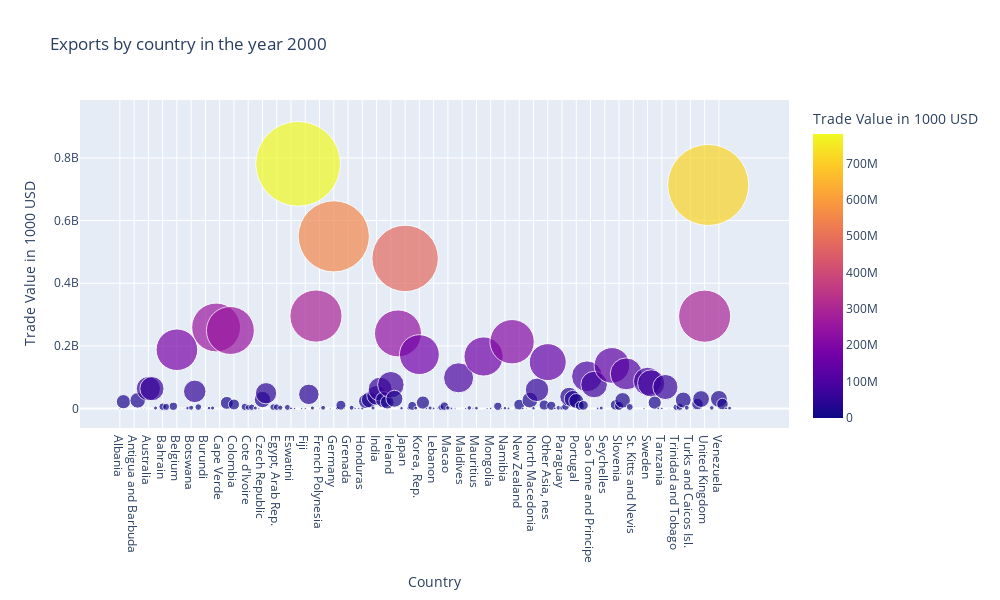
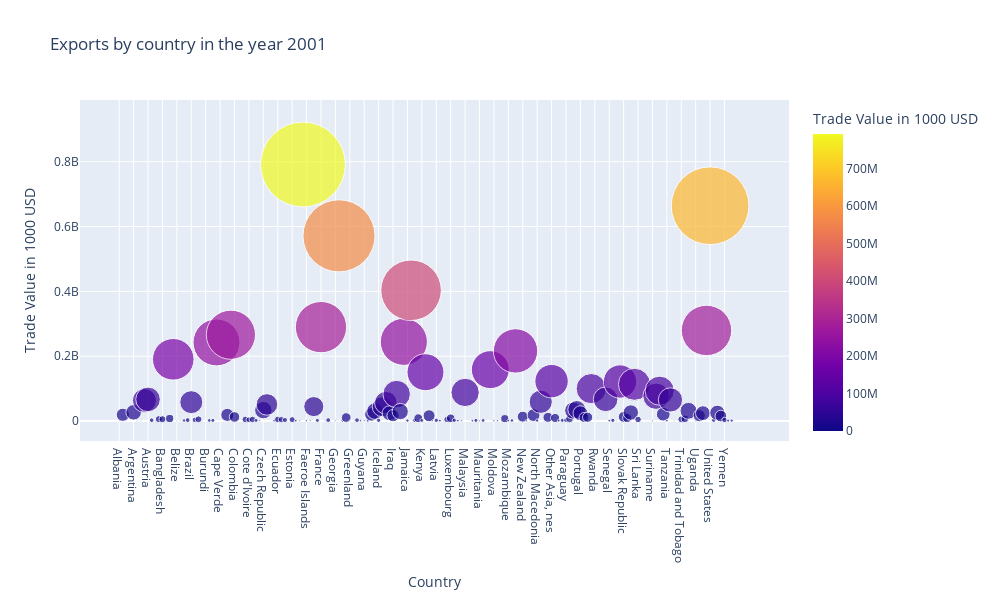
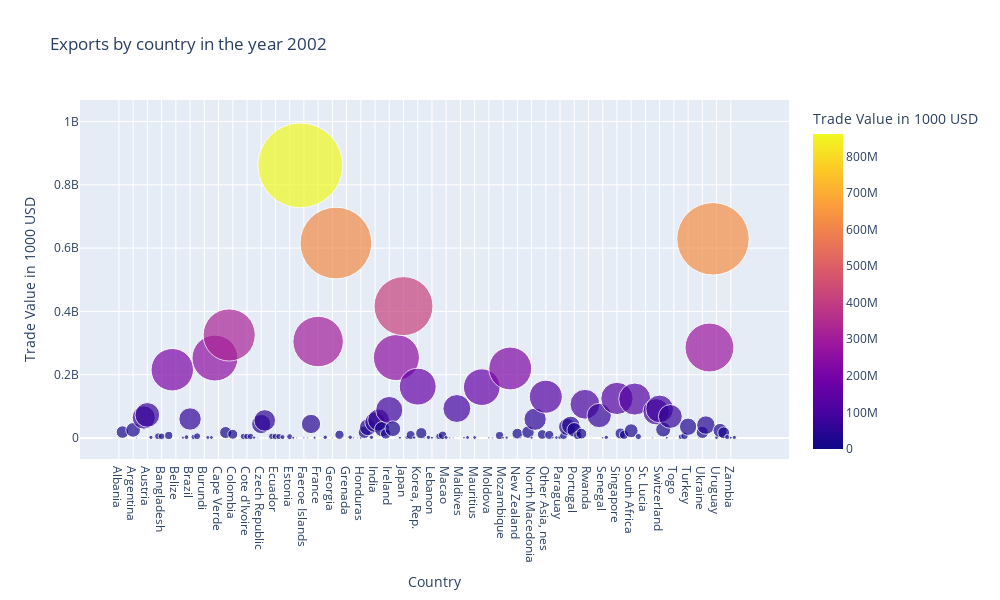
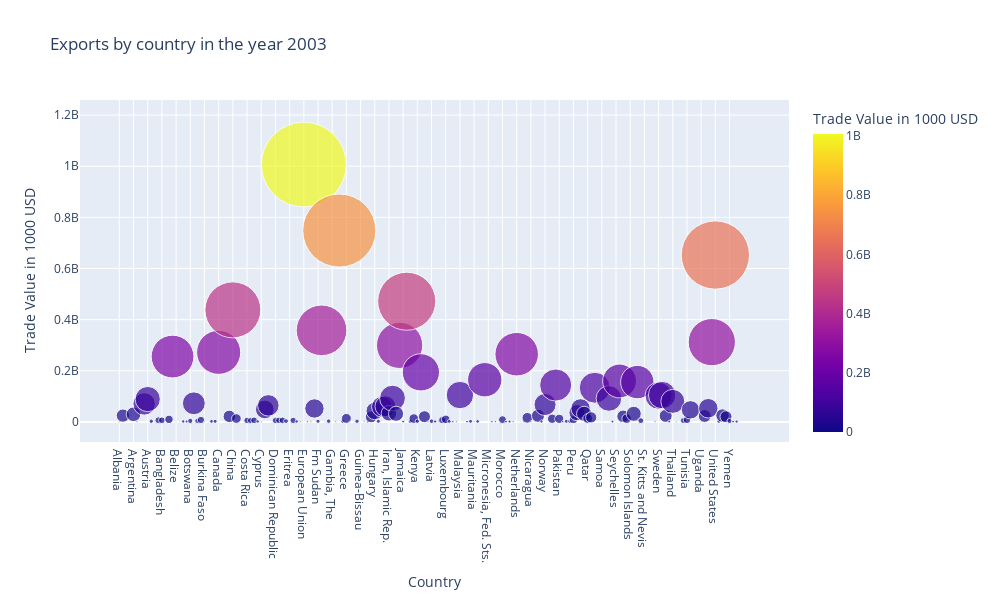

Write notebook code for charts like these, in order.
### Markdown cell above
## 2. 2. 1 World exports 2000 - 2020

### Code cell
for year in range(2000, 2020):

    year_data = df[(df['Year'] == year)]
    
    exports_year = year_data.copy()
    exports_year['TradeFlow'] = 'Export'
    
    fig = px.scatter(exports_year, x='Reporter', y='TradeValue',
                     size='TradeValue',
                     color='TradeValue',
                     hover_name='Reporter', 
                     labels={'TradeValue': 'Trade Value in 1000 USD', 'Reporter': 'Country'},
                     title=f'Exports by country in the year {year}',
                     size_max=60) 
    

    fig.update_layout(width=1000, height=600) 
    fig.show()

pio.write_html(fig, file=f'graphs2/exp/exports_{year}.html', auto_open=False)

### Figure 1 — Plotly figure (JSON) as saved in the notebook; plotly's stock layout.template omitted (floating-point values rounded to 4 significant figures; data arrays with more than 128 entries replaced by an {"elided": "..."} marker saying what was removed)
{"data": [{"hovertemplate": "<b>%{hovertext}</b><br><br>Country=%{x}<br>Trade Value in 1000 USD=%{marker.color}<extra></extra>", "hovertext": {"elided": "172 str values"}, "legendgroup": "", "marker": {"color": {"elided": "172 float values"}, "coloraxis": "coloraxis", "size": {"elided": "172 float values"}, "sizemode": "area", "sizeref": 217000.0, "symbol": "circle"}, "mode": "markers", "name": "", "orientation": "v", "showlegend": false, "type": "scatter", "x": {"elided": "172 str values"}, "xaxis": "x", "y": {"elided": "172 float values"}, "yaxis": "y"}], "layout": {"coloraxis": {"colorbar": {"title": {"text": "Trade Value in 1000 USD"}}, "colorscale": [[0, "#0d0887"], [0.1111, "#46039f"], [0.2222, "#7201a8"], [0.3333, "#9c179e"], [0.4444, "#bd3786"], [0.5556, "#d8576b"], [0.6667, "#ed7953"], [0.7778, "#fb9f3a"], [0.8889, "#fdca26"], [1, "#f0f921"]]}, "height": 600, "legend": {"itemsizing": "constant", "tracegroupgap": 0}, "title": {"text": "Exports by country in the year 2000"}, "width": 1000, "xaxis": {"anchor": "y", "domain": [0, 1], "title": {"text": "Country"}}, "yaxis": {"anchor": "x", "domain": [0, 1], "title": {"text": "Trade Value in 1000 USD"}}}}

### Figure 2 — Plotly figure (JSON) as saved in the notebook; plotly's stock layout.template omitted (floating-point values rounded to 4 significant figures; data arrays with more than 128 entries replaced by an {"elided": "..."} marker saying what was removed)
{"data": [{"hovertemplate": "<b>%{hovertext}</b><br><br>Country=%{x}<br>Trade Value in 1000 USD=%{marker.color}<extra></extra>", "hovertext": {"elided": "171 str values"}, "legendgroup": "", "marker": {"color": {"elided": "171 float values"}, "coloraxis": "coloraxis", "size": {"elided": "171 float values"}, "sizemode": "area", "sizeref": 219900.0, "symbol": "circle"}, "mode": "markers", "name": "", "orientation": "v", "showlegend": false, "type": "scatter", "x": {"elided": "171 str values"}, "xaxis": "x", "y": {"elided": "171 float values"}, "yaxis": "y"}], "layout": {"coloraxis": {"colorbar": {"title": {"text": "Trade Value in 1000 USD"}}, "colorscale": [[0, "#0d0887"], [0.1111, "#46039f"], [0.2222, "#7201a8"], [0.3333, "#9c179e"], [0.4444, "#bd3786"], [0.5556, "#d8576b"], [0.6667, "#ed7953"], [0.7778, "#fb9f3a"], [0.8889, "#fdca26"], [1, "#f0f921"]]}, "height": 600, "legend": {"itemsizing": "constant", "tracegroupgap": 0}, "title": {"text": "Exports by country in the year 2001"}, "width": 1000, "xaxis": {"anchor": "y", "domain": [0, 1], "title": {"text": "Country"}}, "yaxis": {"anchor": "x", "domain": [0, 1], "title": {"text": "Trade Value in 1000 USD"}}}}

### Figure 3 — Plotly figure (JSON) as saved in the notebook; plotly's stock layout.template omitted (floating-point values rounded to 4 significant figures; data arrays with more than 128 entries replaced by an {"elided": "..."} marker saying what was removed)
{"data": [{"hovertemplate": "<b>%{hovertext}</b><br><br>Country=%{x}<br>Trade Value in 1000 USD=%{marker.color}<extra></extra>", "hovertext": {"elided": "174 str values"}, "legendgroup": "", "marker": {"color": {"elided": "174 float values"}, "coloraxis": "coloraxis", "size": {"elided": "174 float values"}, "sizemode": "area", "sizeref": 239200.0, "symbol": "circle"}, "mode": "markers", "name": "", "orientation": "v", "showlegend": false, "type": "scatter", "x": {"elided": "174 str values"}, "xaxis": "x", "y": {"elided": "174 float values"}, "yaxis": "y"}], "layout": {"coloraxis": {"colorbar": {"title": {"text": "Trade Value in 1000 USD"}}, "colorscale": [[0, "#0d0887"], [0.1111, "#46039f"], [0.2222, "#7201a8"], [0.3333, "#9c179e"], [0.4444, "#bd3786"], [0.5556, "#d8576b"], [0.6667, "#ed7953"], [0.7778, "#fb9f3a"], [0.8889, "#fdca26"], [1, "#f0f921"]]}, "height": 600, "legend": {"itemsizing": "constant", "tracegroupgap": 0}, "title": {"text": "Exports by country in the year 2002"}, "width": 1000, "xaxis": {"anchor": "y", "domain": [0, 1], "title": {"text": "Country"}}, "yaxis": {"anchor": "x", "domain": [0, 1], "title": {"text": "Trade Value in 1000 USD"}}}}

### Figure 4 — Plotly figure (JSON) as saved in the notebook; plotly's stock layout.template omitted (floating-point values rounded to 4 significant figures; data arrays with more than 128 entries replaced by an {"elided": "..."} marker saying what was removed)
{"data": [{"hovertemplate": "<b>%{hovertext}</b><br><br>Country=%{x}<br>Trade Value in 1000 USD=%{marker.color}<extra></extra>", "hovertext": {"elided": "175 str values"}, "legendgroup": "", "marker": {"color": {"elided": "175 float values"}, "coloraxis": "coloraxis", "size": {"elided": "175 float values"}, "sizemode": "area", "sizeref": 279600.0, "symbol": "circle"}, "mode": "markers", "name": "", "orientation": "v", "showlegend": false, "type": "scatter", "x": {"elided": "175 str values"}, "xaxis": "x", "y": {"elided": "175 float values"}, "yaxis": "y"}], "layout": {"coloraxis": {"colorbar": {"title": {"text": "Trade Value in 1000 USD"}}, "colorscale": [[0, "#0d0887"], [0.1111, "#46039f"], [0.2222, "#7201a8"], [0.3333, "#9c179e"], [0.4444, "#bd3786"], [0.5556, "#d8576b"], [0.6667, "#ed7953"], [0.7778, "#fb9f3a"], [0.8889, "#fdca26"], [1, "#f0f921"]]}, "height": 600, "legend": {"itemsizing": "constant", "tracegroupgap": 0}, "title": {"text": "Exports by country in the year 2003"}, "width": 1000, "xaxis": {"anchor": "y", "domain": [0, 1], "title": {"text": "Country"}}, "yaxis": {"anchor": "x", "domain": [0, 1], "title": {"text": "Trade Value in 1000 USD"}}}}
